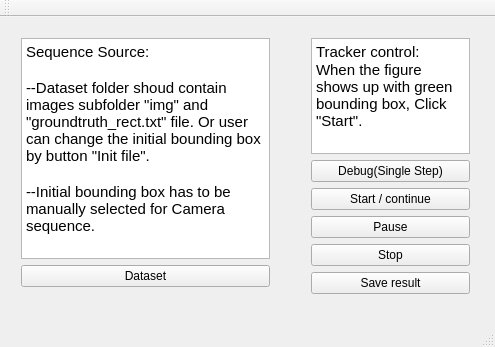
<?xml version="1.0" encoding="UTF-8"?>
<ui version="4.0">
 <class>MainWindow</class>
 <widget class="QMainWindow" name="MainWindow">
  <property name="geometry">
   <rect>
    <x>0</x>
    <y>0</y>
    <width>495</width>
    <height>347</height>
   </rect>
  </property>
  <property name="windowTitle">
   <string>MainWindow</string>
  </property>
  <widget class="QWidget" name="centralWidget">
   <widget class="QWidget" name="verticalLayoutWidget">
    <property name="geometry">
     <rect>
      <x>300</x>
      <y>10</y>
      <width>181</width>
      <height>278</height>
     </rect>
    </property>
    <layout class="QVBoxLayout" name="verticalLayout">
     <item>
      <widget class="QTextEdit" name="textEdit">
       <property name="html">
        <string>&lt;!DOCTYPE HTML PUBLIC &quot;-//W3C//DTD HTML 4.0//EN&quot; &quot;http://www.w3.org/TR/REC-html40/strict.dtd&quot;&gt;
&lt;html&gt;&lt;head&gt;&lt;meta name=&quot;qrichtext&quot; content=&quot;1&quot; /&gt;&lt;style type=&quot;text/css&quot;&gt;
p, li { white-space: pre-wrap; }
&lt;/style&gt;&lt;/head&gt;&lt;body style=&quot; font-family:'Ubuntu'; font-size:11pt; font-weight:400; font-style:normal;&quot;&gt;
&lt;p style=&quot; margin-top:0px; margin-bottom:0px; margin-left:0px; margin-right:0px; -qt-block-indent:0; text-indent:0px;&quot;&gt;Tracker control:&lt;/p&gt;
&lt;p style=&quot; margin-top:0px; margin-bottom:0px; margin-left:0px; margin-right:0px; -qt-block-indent:0; text-indent:0px;&quot;&gt;When the figure shows up with green bounding box, Click &amp;quot;Start&amp;quot;.&lt;/p&gt;&lt;/body&gt;&lt;/html&gt;</string>
       </property>
      </widget>
     </item>
     <item>
      <widget class="QPushButton" name="Debug_SingleStep">
       <property name="text">
        <string>Debug(Single Step)</string>
       </property>
      </widget>
     </item>
     <item>
      <widget class="QPushButton" name="Tracking_start_botton">
       <property name="text">
        <string>Start / continue</string>
       </property>
      </widget>
     </item>
     <item>
      <widget class="QPushButton" name="Tracking_Pause_botton">
       <property name="text">
        <string>Pause</string>
       </property>
      </widget>
     </item>
     <item>
      <widget class="QPushButton" name="Tracking_stop_botton">
       <property name="text">
        <string>Stop</string>
       </property>
      </widget>
     </item>
     <item>
      <widget class="QPushButton" name="Change_result_botton">
       <property name="text">
        <string>Save result</string>
       </property>
      </widget>
     </item>
    </layout>
   </widget>
   <widget class="QWidget" name="verticalLayoutWidget_2">
    <property name="geometry">
     <rect>
      <x>10</x>
      <y>10</y>
      <width>271</width>
      <height>271</height>
     </rect>
    </property>
    <layout class="QVBoxLayout" name="verticalLayout_2">
     <item>
      <widget class="QTextEdit" name="textEdit_2">
       <property name="html">
        <string>&lt;!DOCTYPE HTML PUBLIC &quot;-//W3C//DTD HTML 4.0//EN&quot; &quot;http://www.w3.org/TR/REC-html40/strict.dtd&quot;&gt;
&lt;html&gt;&lt;head&gt;&lt;meta name=&quot;qrichtext&quot; content=&quot;1&quot; /&gt;&lt;style type=&quot;text/css&quot;&gt;
p, li { white-space: pre-wrap; }
&lt;/style&gt;&lt;/head&gt;&lt;body style=&quot; font-family:'Ubuntu'; font-size:11pt; font-weight:400; font-style:normal;&quot;&gt;
&lt;p style=&quot; margin-top:0px; margin-bottom:0px; margin-left:0px; margin-right:0px; -qt-block-indent:0; text-indent:0px;&quot;&gt;Sequence Source:&lt;/p&gt;
&lt;p style=&quot;-qt-paragraph-type:empty; margin-top:0px; margin-bottom:0px; margin-left:0px; margin-right:0px; -qt-block-indent:0; text-indent:0px;&quot;&gt;&lt;br /&gt;&lt;/p&gt;
&lt;p style=&quot; margin-top:0px; margin-bottom:0px; margin-left:0px; margin-right:0px; -qt-block-indent:0; text-indent:0px;&quot;&gt;--Dataset folder shoud contain images subfolder &amp;quot;img&amp;quot; and &amp;quot;groundtruth_rect.txt&amp;quot; file. Or user can change the initial bounding box by button &amp;quot;Init file&amp;quot;.&lt;/p&gt;
&lt;p style=&quot;-qt-paragraph-type:empty; margin-top:0px; margin-bottom:0px; margin-left:0px; margin-right:0px; -qt-block-indent:0; text-indent:0px;&quot;&gt;&lt;br /&gt;&lt;/p&gt;
&lt;p style=&quot; margin-top:0px; margin-bottom:0px; margin-left:0px; margin-right:0px; -qt-block-indent:0; text-indent:0px;&quot;&gt;--Initial bounding box has to be manually selected for Camera sequence.&lt;/p&gt;&lt;/body&gt;&lt;/html&gt;</string>
       </property>
      </widget>
     </item>
     <item>
      <widget class="QPushButton" name="Load_dataset_botton">
       <property name="text">
        <string>Dataset</string>
       </property>
      </widget>
     </item>
    </layout>
   </widget>
  </widget>
  <widget class="QMenuBar" name="menuBar">
   <property name="geometry">
    <rect>
     <x>0</x>
     <y>0</y>
     <width>495</width>
     <height>25</height>
    </rect>
   </property>
  </widget>
  <widget class="QToolBar" name="mainToolBar">
   <attribute name="toolBarArea">
    <enum>TopToolBarArea</enum>
   </attribute>
   <attribute name="toolBarBreak">
    <bool>false</bool>
   </attribute>
  </widget>
  <widget class="QStatusBar" name="statusBar"/>
 </widget>
 <layoutdefault spacing="6" margin="11"/>
 <resources/>
 <connections/>
</ui>
